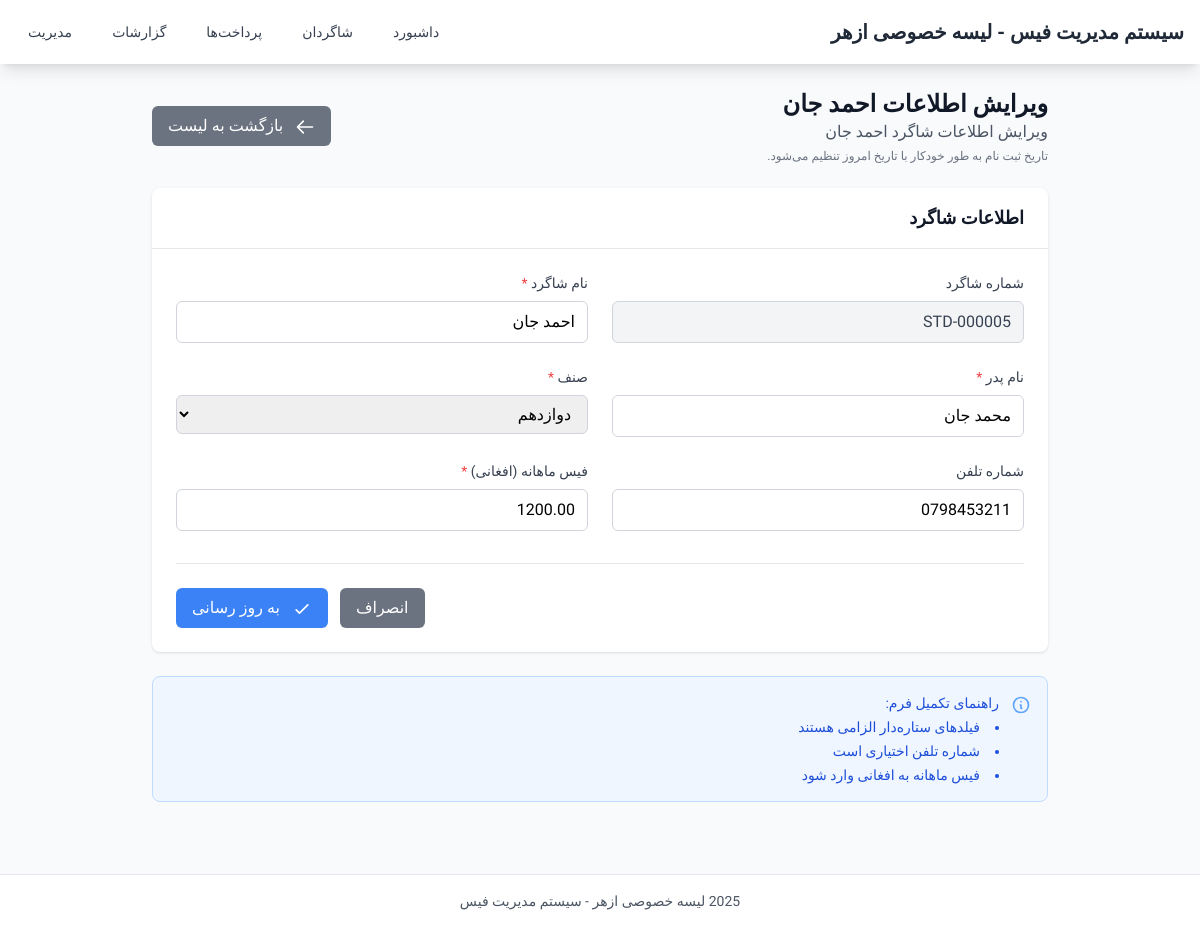
Screenshot of /students/5/edit/ with the database file from the repository.
### school_management/models.py (models this page shows, shortened)
class Student(models.Model):
    student_id = models.CharField(
        max_length=50,
        unique=True,
        verbose_name="شماره شاگرد",
        blank=True,
        null=True,
        editable=False,
    )
    name = models.CharField(
        max_length=255,
        verbose_name="نام شاگرد"
    )
    father_name = models.CharField(
        max_length=255,
        verbose_name="نام پدر"
    )
    class_name = models.CharField(
        max_length=100,
        verbose_name="صنف"
    )
    phone = models.CharField(
        max_length=20,
        blank=True,
        null=True,
        verbose_name="تلفن"
    )
    monthly_fee = models.DecimalField(
        max_digits=10,
        decimal_places=2,
        validators=[MinValueValidator(Decimal('0.01'))],
        verbose_name="فیس ماهانه"
    )
    registration_date = models.DateField(
        default=timezone.now,
        verbose_name="تاریخ ثبت نام"
    )
    is_active = models.BooleanField(
        default=True,
        verbose_name="فعال"
    )
    created_at = models.DateTimeField(
        auto_now_add=True,
        verbose_name="تاریخ ایجاد"
    )
    updated_at = models.DateTimeField(
        auto_now=True,
        verbose_name="تاریخ به روز رسانی"
    )
    class Meta:
        verbose_name = "شاگرد"
        verbose_name_plural = "شاگردان"
        ordering = ['name']

### school_management/views.py (the view)
# urls.py: path('students/<int:pk>/edit/', views.student_edit, name='student_edit'),
def student_edit(request, pk):
    student = get_object_or_404(Student, pk=pk)
    if request.method == 'POST':
        form = StudentForm(request.POST, instance=student)
        if form.is_valid():
            student = form.save()
            messages.success(request, f'اطلاعات شاگرد {student.name} به روز رسانی شد.')
            return redirect('student_list')
    else:
        form = StudentForm(instance=student)
    context = {
        'form': form,
        'student': student,
        'title': f'ویرایش اطلاعات {student.name}'
    }
    return render(request, 'school_management/student_form.html', context)

### templates/school_management/student_form.html (shortened to what this page needs)
{% extends 'base.html' %}
{% block content %}
<div class="max-w-4xl mx-auto space-y-6">
    <div class="flex items-center justify-between">
        <div>
            <h2 class="text-2xl font-bold text-gray-900">{{ title }}</h2>
            <p class="text-gray-600">
                {% if student %}
                ویرایش اطلاعات شاگرد {{ student.name }}
                {% else %}
                اطلاعات شاگرد جدید را وارد کنید
                {% endif %}
            </p>
            <p class="text-xs text-gray-500 mt-1">تاریخ ثبت نام به طور خودکار با تاریخ امروز تنظیم می‌شود.</p>
        </div>
        <a href="{% url 'student_list' %}" class="btn-secondary">
            <svg class="w-5 h-5 inline-block ml-2" fill="none" stroke="currentColor" viewBox="0 0 24 24">
                <path stroke-linecap="round" stroke-linejoin="round" stroke-width="2" d="M10 19l-7-7m0 0l7-7m-7 7h18">
                </path>
            </svg>
            بازگشت به لیست
        </a>
    </div>
    <div class="bg-white rounded-lg shadow">
        <div class="px-6 py-4 border-b border-gray-200">
            <h3 class="text-lg font-semibold text-gray-900">اطلاعات شاگرد</h3>
        </div>
        <form method="post" class="p-6">
            <div class="grid grid-cols-1 md:grid-cols-2 gap-6">
                {% if student and student.student_id %}
                <div>
                    <label class="block text-sm font-medium text-gray-700 mb-2">
                        شماره شاگرد
                    </label>
                    <input type="text"
                        class="w-full px-3 py-2 border border-gray-300 rounded-md bg-gray-100 text-gray-700"
                        value="{{ student.student_id }}" disabled>
                </div>
                {% endif %}
                <div>
                    <label for="{{ form.name.id_for_label }}" class="block text-sm font-medium text-gray-700 mb-2">
                        نام شاگرد <span class="text-red-500">*</span>
                    </label>
                    {{ form.name }}
                </div>
                <div>
                    <label for="{{ form.father_name.id_for_label }}"
                        class="block text-sm font-medium text-gray-700 mb-2">
                        نام پدر <span class="text-red-500">*</span>
                    </label>
                    {{ form.father_name }}
                </div>
                <div>
                    <label for="{{ form.class_name.id_for_label }}"
                        class="block text-sm font-medium text-gray-700 mb-2">
                        صنف <span class="text-red-500">*</span>
                    </label>
                    {{ form.class_name }}
                </div>
                <div>
                    <label for="{{ form.phone.id_for_label }}" class="block text-sm font-medium text-gray-700 mb-2">
                        شماره تلفن
                    </label>
                    {{ form.phone }}
                </div>
                <div>
                    <label for="{{ form.monthly_fee.id_for_label }}"
                        class="block text-sm font-medium text-gray-700 mb-2">
                        فیس ماهانه (افغانی) <span class="text-red-500">*</span>
                    </label>
                    {{ form.monthly_fee }}
                </div>
            </div>
            <div class="flex justify-end space-x-3 space-x-reverse mt-8 pt-6 border-t border-gray-200">
                <a href="{% url 'student_list' %}" class="btn-secondary">
                    انصراف
                </a>
                <button type="submit" class="btn-primary">
                    <svg class="w-5 h-5 inline-block ml-2" fill="none" stroke="currentColor" viewBox="0 0 24 24">
                        <path stroke-linecap="round" stroke-linejoin="round" stroke-width="2" d="M5 13l4 4L19 7"></path>
                    </svg>
                    {% if student %}
                    به روز رسانی
                    {% else %}
                    ذخیره
                    {% endif %}
                </button>
            </div>
        </form>
    </div>
    <div class="bg-blue-50 border border-blue-200 rounded-lg p-4">
        <div class="flex">
            <svg class="w-5 h-5 text-blue-400 mt-0.5 ml-3" fill="none" stroke="currentColor" viewBox="0 0 24 24">
                <path stroke-linecap="round" stroke-linejoin="round" stroke-width="2"
                    d="M13 16h-1v-4h-1m1-4h.01M21 12a9 9 0 11-18 0 9 9 0 0118 0z"></path>
            </svg>
            <div class="text-sm text-blue-700">
                <p class="font-medium mb-1">راهنمای تکمیل فرم:</p>
                <ul class="list-disc list-inside space-y-1">
                    <li>فیلدهای ستاره‌دار الزامی هستند</li>
                    <li>شماره تلفن اختیاری است</li>
                    <li>فیس ماهانه به افغانی وارد شود</li>
                </ul>
            </div>
        </div>
    </div>
</div>
{% endblock %}

### templates/base.html (style rules this page uses)
* { font-family: 'Vazirmatn', sans-serif; }
.rtl { direction: rtl; }
.btn-primary { background-color: #3b82f6; color: white; padding: 0.5rem 1rem; border-radius: 0.375rem; border: none; cursor: pointer; transition: background-color 0.2s; }
.btn-secondary { background-color: #6b7280; color: white; padding: 0.5rem 1rem; border-radius: 0.375rem; border: none; cursor: pointer; transition: background-color 0.2s; }

### rows the page displays
Student: name "احمد جان", student_id "STD-000005", father_name "محمد جان", class_name "دوازدهم", phone "0798453211", monthly_fee "1200.00"

### other values shown
{{ title }} "ویرایش اطلاعات احمد جان"
